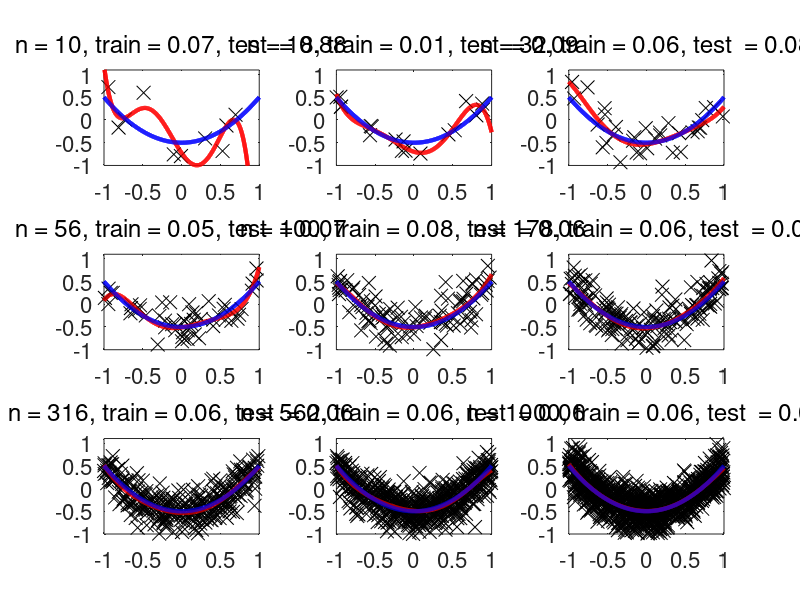

Write MATLAB code to recreate this figure.
addpath ..

clear all
seed=1;
randn('state',seed);
rand('state',seed);
std_noise = .25;

Xgrid = (-1:.001:1)';
ns = round(10.^[1:.25:3]);
Ygrid = Xgrid.^2 - .5;
Ygrid_with_noise = Xgrid.^2 - .5 + randn(length(Ygrid),1) * std_noise;

try
ccc=openfig('polynomial_regression_varying_n.fig');
catch
      disp('missing figure file')  
end

for in=1:length(ns)
    n = ns(in);
    
    Xsample = rand(n,1)*2-1;
    Ysample = Xsample.^2 - .5 + randn(n,1) * std_noise;
    
    
    
    kmax = 5;
    Xdata = ones(n,1);
    Xgriddata = ones(length(Xgrid),1);
    
    for i=0:kmax
        wdata = (Xdata' * Xdata) \ ( Xdata' * Ysample);
        Ygrid_prediction = Xgriddata * wdata;
        subplot(3,3,in)
        plot(Xgrid,Ygrid_prediction,'r','linewidth',3); hold on;
        plot(Xgrid,Ygrid,'b','linewidth',3);
        plot(Xsample,Ysample,'kx','markersize',10);
        plot(Xgrid,Ygrid_prediction,'r','linewidth',3);
        plot(Xgrid,Ygrid,'b','linewidth',3);
        hold off;
        axis([-1 1 -1 1.1])
        title(sprintf('n = %d, train = %1.2f, test  = %1.2f',n,mean((Xdata*wdata-Ysample).^2),std_noise^2+mean((Ygrid_prediction-Ygrid).^2)),'FontWeight','normal');
        if i<kmax
            Xdata = [ Xdata, Xsample.^(i+1) ];
            Xgriddata = [ Xgriddata, Xgrid.^(i+1) ];
        end
        set(gca,'fontsize',16)
    end
end
try
print('-depsc', 'polynomial_regression_varying_n.eps');
close(ccc)
catch
      disp('missing figure file')  
end


